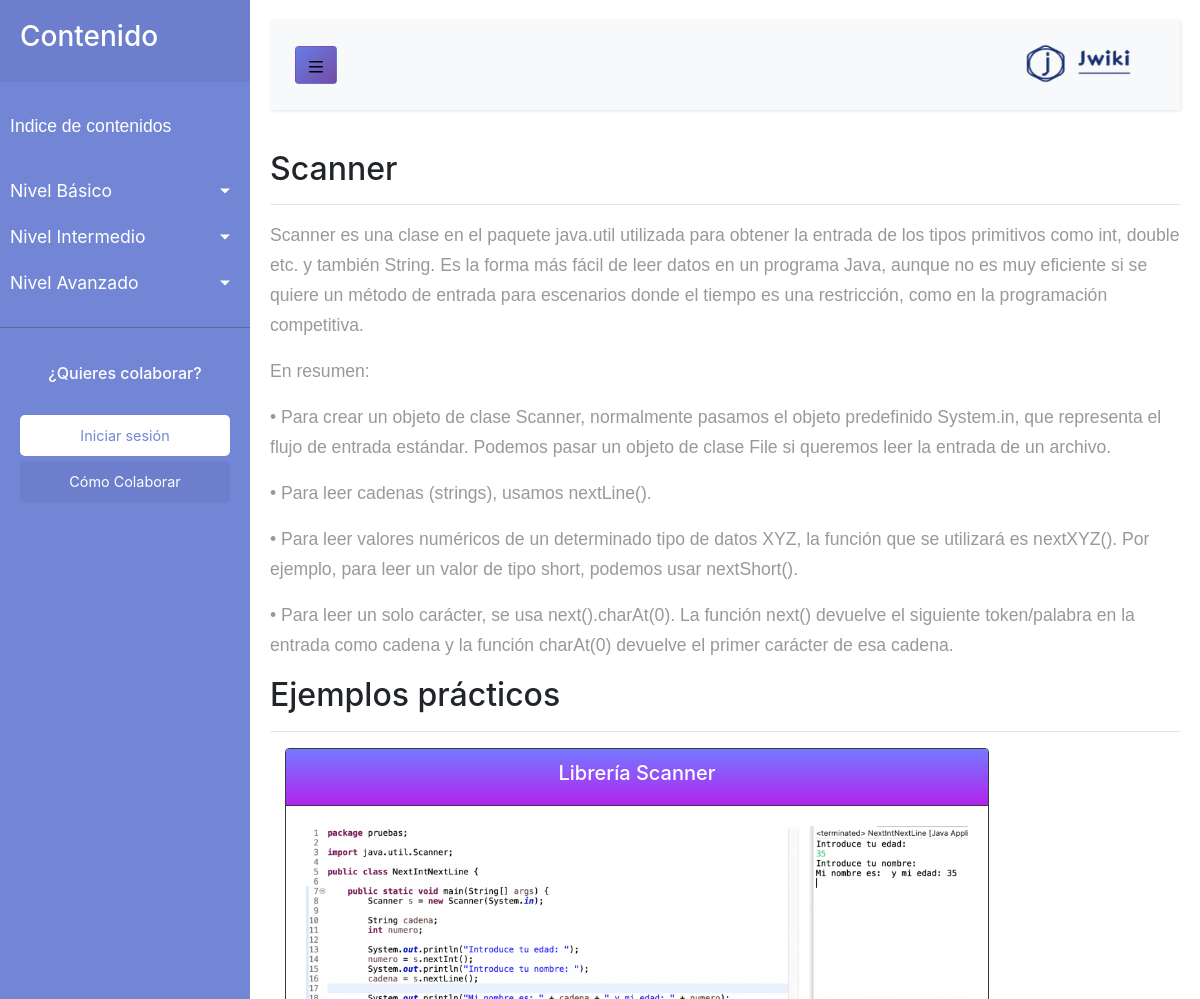
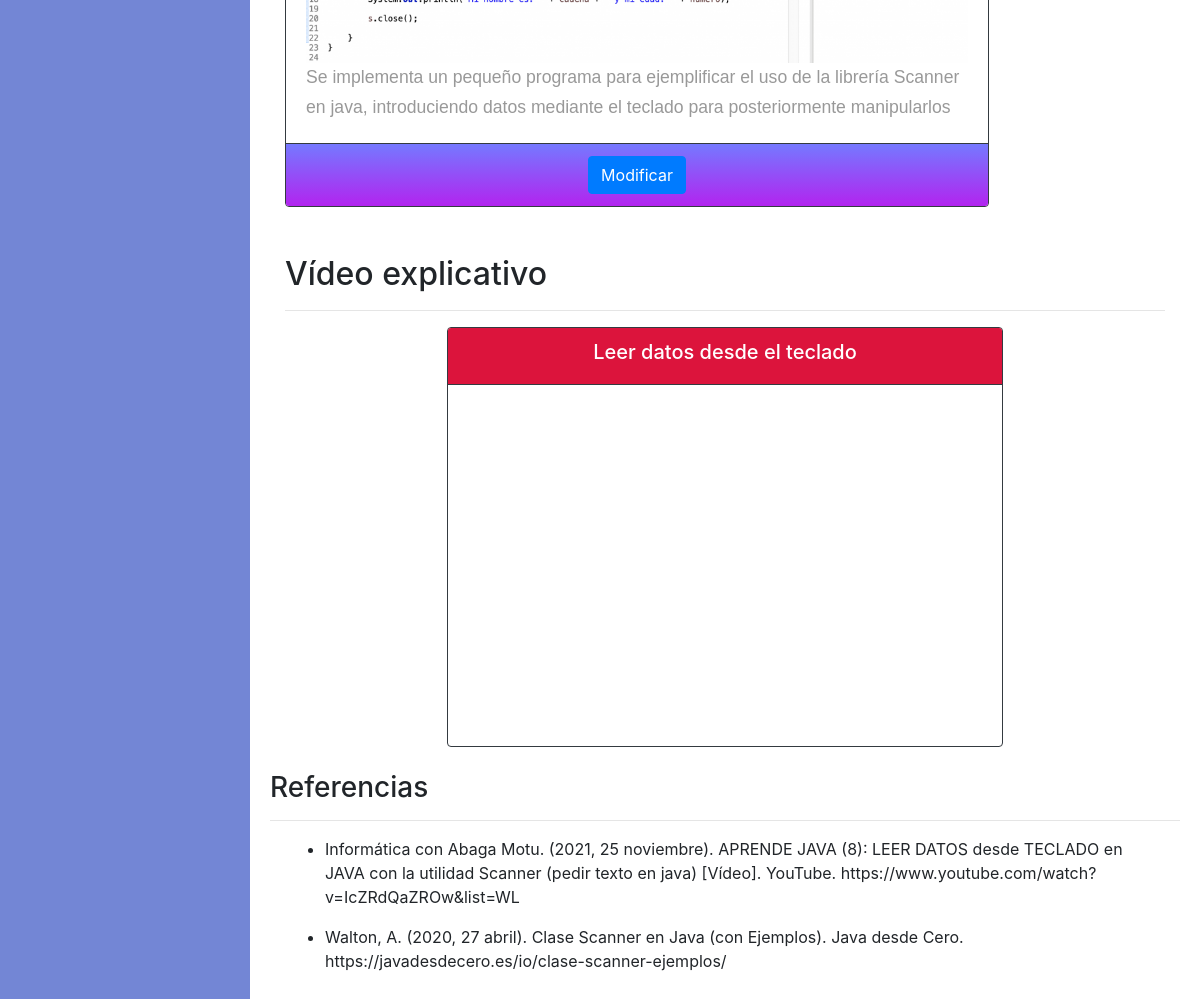
The page /home.php?idtema=4 on the database its author committed (2 pictures, top to bottom).
### tables this page shows
CREATE TABLE `nivel` (
  `idnivel` int NOT NULL AUTO_INCREMENT,
  `nivel` varchar(20) NOT NULL,
  `descripcion` text,
  PRIMARY KEY (`idnivel`)
);

CREATE TABLE `tema` (
  `idtema` int NOT NULL AUTO_INCREMENT,
  `tema` varchar(100) NOT NULL,
  `descripcion` text,
  `no_tema` int NOT NULL,
  `idnivel` int NOT NULL,
  PRIMARY KEY (`idtema`),
  KEY `fk_tema_nivel1_idx` (`idnivel`),
  CONSTRAINT `fk_tema_nivel1` FOREIGN KEY (`idnivel`) REFERENCES `nivel` (`idnivel`)
);

CREATE TABLE `parrafo` (
  `idparrafo` int NOT NULL AUTO_INCREMENT,
  `parrafo` text NOT NULL,
  `no_parrafo` int NOT NULL,
  `idtema` int NOT NULL,
  PRIMARY KEY (`idparrafo`),
  KEY `fk_parrafo_tema1_idx` (`idtema`),
  CONSTRAINT `fk_parrafo_tema1` FOREIGN KEY (`idtema`) REFERENCES `tema` (`idtema`)
);

CREATE TABLE `codigo` (
  `idcodigo` int NOT NULL AUTO_INCREMENT,
  `titulo` varchar(200) NOT NULL,
  `ruta_imagen` varchar(200) NOT NULL,
  `explicacion` text NOT NULL,
  `idtema` int NOT NULL,
  PRIMARY KEY (`idcodigo`),
  KEY `fk_codigo_tema1_idx` (`idtema`),
  CONSTRAINT `fk_codigo_tema1` FOREIGN KEY (`idtema`) REFERENCES `tema` (`idtema`)
);

CREATE TABLE `video` (
  `idvideo` int NOT NULL AUTO_INCREMENT,
  `titulo` varchar(200) NOT NULL,
  `ruta_video` varchar(200) NOT NULL,
  `idtema` int NOT NULL,
  PRIMARY KEY (`idvideo`),
  KEY `fk_video_tema1_idx` (`idtema`),
  CONSTRAINT `fk_video_tema1` FOREIGN KEY (`idtema`) REFERENCES `tema` (`idtema`)
);

CREATE TABLE `referencia` (
  `idreferencia` int NOT NULL AUTO_INCREMENT,
  `referencia` varchar(300) NOT NULL,
  `idtema` int NOT NULL,
  PRIMARY KEY (`idreferencia`),
  KEY `idtema` (`idtema`),
  CONSTRAINT `referencia_ibfk_1` FOREIGN KEY (`idtema`) REFERENCES `tema` (`idtema`) ON DELETE CASCADE ON UPDATE CASCADE
);

### home.php (the view, shortened to what this page needs)
<?php
include 'php/conexion_be.php';
$sentencia =$bd->query("SELECT * FROM nivel;");
$niveles = $sentencia->fetchAll(PDO::FETCH_OBJ);
?>
<!DOCTYPE html>
<html lang="en">
<head>
   <link rel="stylesheet" href="https://cdn.jsdelivr.net/npm/bootstrap@4.1.3/dist/css/bootstrap.min.css">
    <link rel="stylesheet" href="css/estilos-home.css">
</head>
<body>
<div class="wrapper">
        <nav id="sidebar">
            <div class="sidebar-header">
                <h3>Contenido</h3>
            </div>
            <ul class="list-unstyled components">
                <p>Indice de contenidos</p>
    <?php
        foreach ($niveles as $dato){
    ?>
                <li>
                    <a href="#<?php echo "nivel".$dato -> idnivel ?>" data-toggle="collapse" aria-expanded="false" class="dropdown-toggle"><?php echo $dato -> nivel ?></a>
                </li>
    <?php
     }
    ?>
            </ul>
            <ul class="list-unstyled CTAs">
                <span>
                    <center><h6 class="text-white">¿Quieres colaborar?</h6></center>
                </span>
                <br>
                <li>
                    <a href="login.php" class="download">Iniciar sesi&oacute;n</a>
                </li>
                <li>
                    <a href="colaboracion.php" class="article">Cómo Colaborar</a>
                </li>
            </ul>
        </nav>
        <div id="content">
            <nav class="navbar navbar-expand-lg navbar-light bg-light">
                <div class="container-fluid">
                    <button type="button" id="sidebarCollapse" class="btn btn-gradient">
                    <svg xmlns="http://www.w3.org/2000/svg" viewBox="0 0 16 16" width="16" height="16"><path fill-rule="evenodd" d="M1 2.75A.75.75 0 011.75 2h12.5a.75.75 0 110 1.5H1.75A.75.75 0 011 2.75zm0 5A.75.75 0 011.75 7h12.5a.75.75 0 110 1.5H1.75A.75.75 0 011 7.75zM1.75 12a.75.75 0 100 1.5h12.5a.75.75 0 100-1.5H1.75z"></path></svg>
                    </button>
                    <div class="justify-content-end" id="navbarSupportedContent">
                        <span>
                          <a href="index.php">
                          <img src="img/jwiki.png" alt="logo" class="img-logo img-fluid">
                          </a>
                        </span>
                    </div>
                </div>
            </nav>
            <?php
                if(isset($_GET['idtema'])){
                    $idtema= $_GET['idtema'];
                    $sentencia_tema = $bd->prepare("SELECT * FROM tema WHERE idtema=?;");
                    $sentencia_tema->execute([$idtema]);
                    $tema = $sentencia_tema->fetch(PDO::FETCH_OBJ);
                    $sentencia = $bd->prepare("SELECT * FROM parrafo inner join tema on parrafo.idtema = tema.idtema WHERE parrafo.idtema=? ORDER BY no_parrafo;");
                    $sentencia->execute([$idtema]);
                    $parrafos = $sentencia->fetchAll(PDO::FETCH_OBJ);
                    $sentencia_codigo = $bd->prepare("SELECT * FROM codigo WHERE idtema=?;");
                    $sentencia_codigo->execute([$idtema]);
                    $codigos = $sentencia_codigo->fetchAll(PDO::FETCH_OBJ);
                    $sentencia_referencia = $bd->prepare("SELECT * FROM referencia WHERE idtema=? order by referencia asc;");
                    $sentencia_referencia->execute([$idtema]);
                    $referencias = $sentencia_referencia->fetchAll(PDO::FETCH_OBJ);
                    $sentencia_video = $bd->prepare("SELECT * FROM video WHERE idtema=?;");
                    $sentencia_video->execute([$idtema]);
                    $videos = $sentencia_video->fetchAll(PDO::FETCH_OBJ);
            ?>
            <h2><?php echo $tema->tema; ?></h2>
            <hr>
         <?php
           foreach ($parrafos as $dato){
         ?>
         <p><?php echo $dato->parrafo; ?></p>
        <?php
         }
         ?>
        <h2>Ejemplos pr&aacute;cticos</h2>
        <hr>
            <div class="container-fluid justify-content-center">
                <?php
                    foreach ($codigos as $dato){
                ?>
                <div class="card text-center border-dark card-code">
                  <div class="card-header bg-tittle text-white border-dark">
                    <h5><?php echo $dato->titulo; ?></h5>
                  </div>
                  <div class="card-body">
                    <img src="<?php echo 'img/codigos/'.$dato->ruta_imagen; ?>"  class="img-fluid" />
                    <p class="card-text text-left"><?php echo $dato->explicacion; ?></p>
                  </div>
                  <div class="card-footer text-muted bg-tittle border-dark">
                        <a href="#" class="btn btn-primary">Modificar</a>
                  </div>
                </div>
                <br>
                <?php
                 }
                ?>
            </div>
            <br>
            <div class="container-fluid">
                <h2>V&iacute;deo explicativo</h2>
                <hr>
            <?php
                    foreach($videos as $dato){
            ?>
            <center>
            <div class="col-sm-8">
                <div class="card border-dark">
                    <div class="card-header text-center bg-video border-dark text-white" style="background-color: #dc143c;">
                    <h5><?php echo $dato->titulo ?></h5>
                    </div>
                    <div class="card-body border-dark">
                        <center>
                        <iframe width="560" height="315" src="<?php echo $dato->ruta_video ?>" title="YouTube video player" frameborder="0" allow="accelerometer; autoplay; clipboard-write; encrypted-media; gyroscope; picture-in-picture" allowfullscreen></iframe>
                        </center>
                    </div>
                </div>
            </div>
            </center>
            <?php
              }
            ?>
            </div>
            <br>
            <div class="referencias">
                <h3>Referencias</h3>
                <hr>
                <div class="container-fluid">
                    <div class="container">
                        <div class="row">
                        <?php
                            foreach ($referencias as $dato){
                                echo "<ul>";
                                    echo "<li>".$dato->referencia."</li>";
                                echo "</ul>";
                            }
                        ?>
                        </div>
                    </div>
                </div>
            </div>
            <?php
            }
        ?>
    </div>
</body>
</html>

### css/estilos-home.css (style rules this page uses)
p { font-family: 'Poppins', sans-serif; font-size: 1.1em; font-weight: 300; line-height: 1.7em; color: #999; }
a, a:hover, a:focus { color: inherit; text-decoration: none; transition: all 0.3s; }
.navbar { padding: 15px 10px; background: #fff; border: none; border-radius: 0; margin-bottom: 40px; box-shadow: 1px 1px 3px rgba(0, 0, 0, 0.1); }
.wrapper { display: flex; width: 100%; align-items: stretch; }
#sidebar { min-width: 250px; max-width: 250px; background: #7386D5; color: #fff; transition: all 0.3s; }
#sidebar .sidebar-header { padding: 20px; background: #6d7fcc; }
#sidebar ul.components { padding: 20px 0; border-bottom: 1px solid #47748b; }
#sidebar ul p { color: #fff; padding: 10px; }
#sidebar ul li a { padding: 10px; font-size: 1.1em; display: block; }
a[data-toggle="collapse"] { position: relative; }
.dropdown-toggle::after { display: block; position: absolute; top: 50%; right: 20px; transform: translateY(-50%); }
ul.CTAs { padding: 20px; }
ul.CTAs a { text-align: center; font-size: 0.9em !important; display: block; border-radius: 5px; margin-bottom: 5px; }
a.download { background: #fff; color: #7386D5; }
a.article, a.article:hover { background: #6d7fcc !important; color: #fff !important; }
#content { width: 100%; padding: 20px; min-height: 100vh; transition: all 0.3s; }
.btn-gradient { background: linear-gradient(135deg, #667eea 0%, #764ba2 100%); }
.img-logo { width: 150px; height: 60px; align-self: flex-end; }
.bg-tittle { background:linear-gradient(to top, #b224ef 0%, #7579ff 100%); }
.card-code { width: 80%; }

### rows shown on the page
nivel: nivel "Nivel Básico"
nivel: nivel "Nivel Intermedio"
nivel: nivel "Nivel Avanzado"
tema: tema "Scanner"
parrafo: parrafo "Scanner es una clase en el paquete java.util utilizada para obtener la entrada de los tipos primitivos como int, double etc. y también String. Es la forma más fácil de leer datos en un programa Java, aunque no es muy eficiente si se quiere un método de entrada para escenarios donde el tiempo es una restricción, como en la programación competitiva."
parrafo: parrafo "En resumen:"
parrafo: parrafo "• Para crear un objeto de clase Scanner, normalmente pasamos el objeto predefinido System.in, que representa el flujo de entrada estándar. Podemos pasar un objeto de clase File si queremos leer la entrada de un archivo."
parrafo: parrafo "• Para leer cadenas (strings), usamos nextLine()."
parrafo: parrafo "• Para leer valores numéricos de un determinado tipo de datos XYZ, la función que se utilizará es nextXYZ(). Por ejemplo, para leer un valor de tipo short, podemos usar nextShort()."
parrafo: parrafo "• Para leer un solo carácter, se usa next().charAt(0). La función next() devuelve el siguiente token/palabra en la entrada como cadena y la función charAt(0) devuelve el primer carácter de esa cadena."
codigo: titulo "Librería Scanner", ruta_imagen (picture), explicacion "Se implementa un pequeño programa para ejemplificar el uso de la librería Scanner en java, introduciendo datos mediante el teclado para posteriormente manipularlos"
video: titulo "Leer datos desde el teclado"
referencia: referencia "Informática con Abaga Motu. (2021, 25 noviembre). APRENDE JAVA (8): LEER DATOS desde TECLADO en JAVA con la utilidad Scanner (pedir texto en java) [Vídeo]. YouTube. https://www.youtube.com/watch?v=IcZRdQaZROw&list=WL"
referencia: referencia "Walton, A. (2020, 27 abril). Clase Scanner en Java (con Ejemplos). Java desde Cero. https://javadesdecero.es/io/clase-scanner-ejemplos/"
